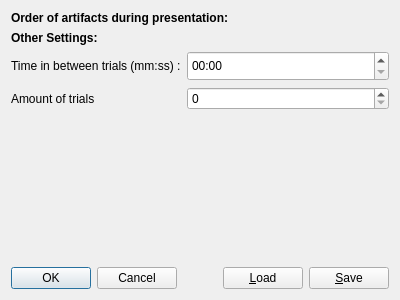
<?xml version="1.0" encoding="UTF-8"?>
<ui version="4.0">
 <class>Dialog</class>
 <widget class="QDialog" name="Dialog">
  <property name="geometry">
   <rect>
    <x>0</x>
    <y>0</y>
    <width>400</width>
    <height>300</height>
   </rect>
  </property>
  <property name="windowTitle">
   <string>Artifact Order Settings</string>
  </property>
  <layout class="QVBoxLayout" name="baseLayout">
   <item>
    <widget class="QLabel" name="lblOrder">
     <property name="sizePolicy">
      <sizepolicy hsizetype="Preferred" vsizetype="Fixed">
       <horstretch>0</horstretch>
       <verstretch>0</verstretch>
      </sizepolicy>
     </property>
     <property name="font">
      <font>
       <weight>75</weight>
       <bold>true</bold>
      </font>
     </property>
     <property name="text">
      <string>Order of artifacts during presentation:</string>
     </property>
    </widget>
   </item>
   <item>
    <layout class="QVBoxLayout" name="verticalLayout"/>
   </item>
   <item>
    <widget class="QLabel" name="lblOtherSettings">
     <property name="sizePolicy">
      <sizepolicy hsizetype="Preferred" vsizetype="Fixed">
       <horstretch>0</horstretch>
       <verstretch>0</verstretch>
      </sizepolicy>
     </property>
     <property name="font">
      <font>
       <weight>75</weight>
       <bold>true</bold>
      </font>
     </property>
     <property name="text">
      <string>Other Settings:</string>
     </property>
    </widget>
   </item>
   <item>
    <layout class="QFormLayout" name="formLayout">
     <property name="sizeConstraint">
      <enum>QLayout::SetDefaultConstraint</enum>
     </property>
     <item row="0" column="0">
      <widget class="QLabel" name="lblTime">
       <property name="sizePolicy">
        <sizepolicy hsizetype="Preferred" vsizetype="Fixed">
         <horstretch>0</horstretch>
         <verstretch>0</verstretch>
        </sizepolicy>
       </property>
       <property name="minimumSize">
        <size>
         <width>0</width>
         <height>30</height>
        </size>
       </property>
       <property name="text">
        <string>Time in between trials (mm:ss) :</string>
       </property>
      </widget>
     </item>
     <item row="0" column="1">
      <widget class="QTimeEdit" name="timeEditInBetweenTrials">
       <property name="sizePolicy">
        <sizepolicy hsizetype="Minimum" vsizetype="Fixed">
         <horstretch>0</horstretch>
         <verstretch>0</verstretch>
        </sizepolicy>
       </property>
       <property name="minimumSize">
        <size>
         <width>0</width>
         <height>30</height>
        </size>
       </property>
       <property name="displayFormat">
        <string>mm:ss</string>
       </property>
      </widget>
     </item>
     <item row="1" column="0">
      <widget class="QLabel" name="lblAmountTrials">
       <property name="text">
        <string>Amount of trials</string>
       </property>
      </widget>
     </item>
     <item row="1" column="1">
      <widget class="QSpinBox" name="sbAmountTrials"/>
     </item>
    </layout>
   </item>
   <item>
    <layout class="QHBoxLayout" name="horizontalLayout">
     <property name="spacing">
      <number>6</number>
     </property>
     <property name="sizeConstraint">
      <enum>QLayout::SetDefaultConstraint</enum>
     </property>
     <item>
      <widget class="QDialogButtonBox" name="buttonBox">
       <property name="sizePolicy">
        <sizepolicy hsizetype="Fixed" vsizetype="Fixed">
         <horstretch>0</horstretch>
         <verstretch>0</verstretch>
        </sizepolicy>
       </property>
       <property name="orientation">
        <enum>Qt::Horizontal</enum>
       </property>
       <property name="standardButtons">
        <set>QDialogButtonBox::Cancel|QDialogButtonBox::Ok</set>
       </property>
      </widget>
     </item>
     <item>
      <spacer name="horizontalSpacer">
       <property name="orientation">
        <enum>Qt::Horizontal</enum>
       </property>
       <property name="sizeType">
        <enum>QSizePolicy::Expanding</enum>
       </property>
       <property name="sizeHint" stdset="0">
        <size>
         <width>40</width>
         <height>20</height>
        </size>
       </property>
      </spacer>
     </item>
     <item>
      <widget class="QPushButton" name="btnLoad">
       <property name="text">
        <string>&amp;Load</string>
       </property>
       <property name="shortcut">
        <string>Ctrl+L</string>
       </property>
      </widget>
     </item>
     <item>
      <widget class="QPushButton" name="btnSave">
       <property name="text">
        <string>&amp;Save</string>
       </property>
       <property name="shortcut">
        <string>Ctrl+S</string>
       </property>
      </widget>
     </item>
    </layout>
   </item>
  </layout>
 </widget>
 <resources/>
 <connections>
  <connection>
   <sender>buttonBox</sender>
   <signal>accepted()</signal>
   <receiver>Dialog</receiver>
   <slot>accept()</slot>
   <hints>
    <hint type="sourcelabel">
     <x>248</x>
     <y>254</y>
    </hint>
    <hint type="destinationlabel">
     <x>157</x>
     <y>274</y>
    </hint>
   </hints>
  </connection>
  <connection>
   <sender>buttonBox</sender>
   <signal>rejected()</signal>
   <receiver>Dialog</receiver>
   <slot>reject()</slot>
   <hints>
    <hint type="sourcelabel">
     <x>316</x>
     <y>260</y>
    </hint>
    <hint type="destinationlabel">
     <x>286</x>
     <y>274</y>
    </hint>
   </hints>
  </connection>
 </connections>
</ui>
